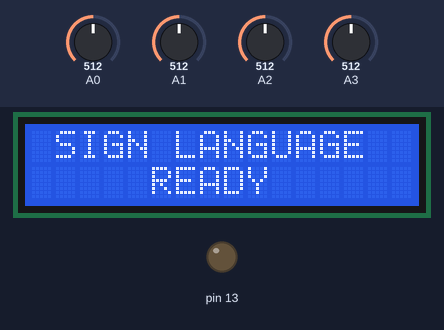
Simulated run of this sketch. Board: Arduino Nano, built with avr-gcc and run on an emulated ATmega328P. Parts: 16×2 character LCD, output pins drawn as LEDs (lit = HIGH). The test bench sets the inputs (shaded band); at power-on: A0 = 512, A1 = 512, A2 = 512, A3 = 512. What the sketch prints to the serial monitor is not drawn.

Above: at 1.2 s.
1.3 s: A0 set to 156
2.8 s: A0 set to 136
At 4.2 s:
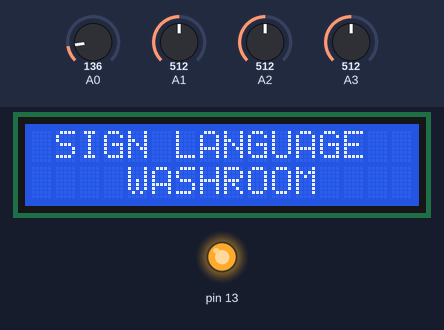
4.5 s: A0 set to 265
At 5.4 s:
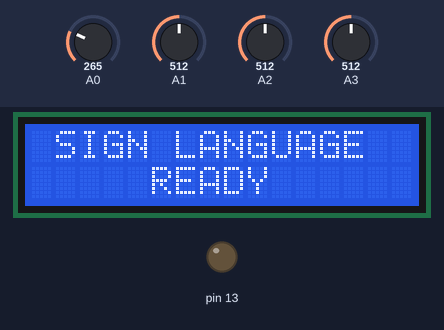
6.2 s: A1 set to 211
7.7 s: A1 set to 190
At 8.7 s:
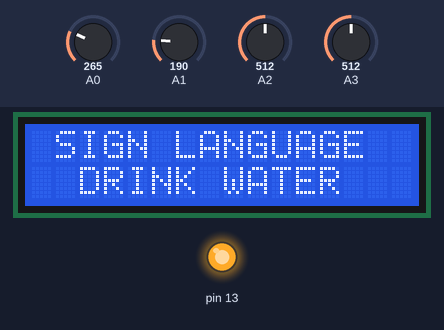
9.3 s: A1 set to 265
At 9.7 s:
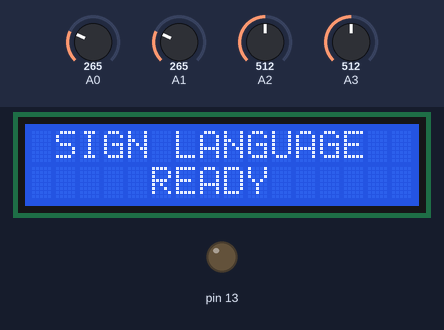
Timing chart, 0 to 11.9 s (numbered marks = the images above; inputs shaded):
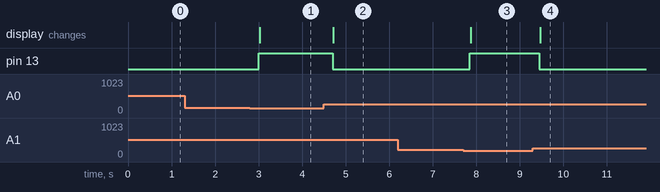

The sketch:

glove_fixed.ino
```cpp
// Sign Language Glove - fixed version
// Nano: A0-A3 flex (with 10k to GND), A4/A5 I2C LCD, D3 TX -> VC-02 RX via 1k/2k divider, D13 LED
#include <Wire.h>
#include <LiquidCrystal_I2C.h>
#include <SoftwareSerial.h>

SoftwareSerial vc(2, 3);                 // RX, TX
const int TH[4] = {150, 200, 150, 130};  // same thresholds as the original
const char* WORD[4] = {"WASHROOM", "DRINK WATER", "FOOD", "FRUIT"};
LiquidCrystal_I2C* lcd;
int shown = -2, cand = -2;
byte stable = 0;
unsigned long last = 0;

byte findLcd() {                         // auto-detect 0x27 or 0x3F
  byte a[2] = {0x27, 0x3F};
  for (byte i = 0; i < 2; i++) {
    Wire.beginTransmission(a[i]);
    if (Wire.endTransmission() == 0) return a[i];
  }
  return 0x27;
}
void show(const char* t) {
  lcd->setCursor(0, 1);
  lcd->print("                ");
  lcd->setCursor((16 - strlen(t)) / 2, 1);
  lcd->print(t);
}
void setup() {
  Serial.begin(9600);
  vc.begin(9600);
  Wire.begin();
  lcd = new LiquidCrystal_I2C(findLcd(), 16, 2);
  lcd->init();
  lcd->backlight();
  lcd->setCursor(1, 0);
  lcd->print("SIGN LANGUAGE");
  pinMode(13, OUTPUT);
  show("READY");
}
void loop() {
  if (millis() - last < 50) return;      // no delay(): never blocks
  last = millis();
  int p = -1;
  for (int i = 0; i < 4; i++) if (analogRead(A0 + i) < TH[i]) { p = i; break; }
  if (p == cand) { if (stable < 255) stable++; } else { cand = p; stable = 0; }
  if (stable == 3 && p != shown) {       // stable for 150 ms
    shown = p;
    digitalWrite(13, p >= 0);
    if (p >= 0) { show(WORD[p]); vc.write('1' + p); Serial.println(WORD[p]); }
    else show("READY");
  }
}
```

Measured:
- the behaviour switches between 150 and 149 on A0 (found by bisection; images 0 and 1)
- the behaviour switches between 200 and 199 on A1 (found by bisection; images 2 and 3)
- after the input at 1.3 s, every drawn part: stays the same
- after the input at 2.8 s, pin 13: LOW → HIGH after 0.20 s; the display: changes after 0.22 s (image 1)
- after the input at 4.5 s, pin 13: HIGH → LOW after 0.20 s; the display: changes after 0.22 s (image 2)
- after the input at 6.2 s, every drawn part: stays the same
- after the input at 7.7 s, pin 13: LOW → HIGH after 0.15 s; the display: changes after 0.18 s (image 3)
- after the input at 9.3 s, pin 13: HIGH → LOW after 0.15 s; the display: changes after 0.17 s (image 4)
